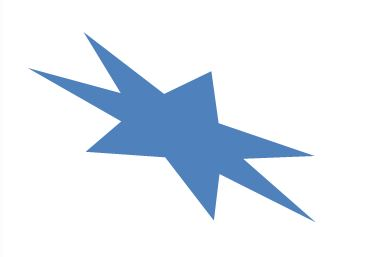
#> input picture Pycharm_folder/OpenCV_Sample/images/convexhull.jpg, 388 x 257 px, found by its file name
$ python -i convex_02.py   (imports and definitions only)
#> lines starting #> are read from the running program, lines starting #| are printed output that depends on the picture; after the words box and inside, x2 and y2 are one past the last pixel; in counts of white or black regions, pixels touching at a corner belong together
import numpy as np
import cv2

def convex_02():
    img = cv2.imread('images/convexhull.jpg')
#> img is the input picture: shape (257, 388, 3); mean B, G, R 244.6, 236.1, 228.6
    imgray = cv2.cvtColor(img, cv2.COLOR_BGR2GRAY)
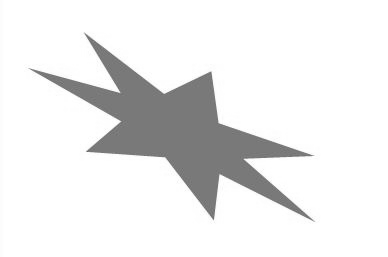
#> imgray: shape (257, 388); min 100, max 255, mean 234.8

    ret, thr = cv2.threshold(imgray, 127, 255, 0)
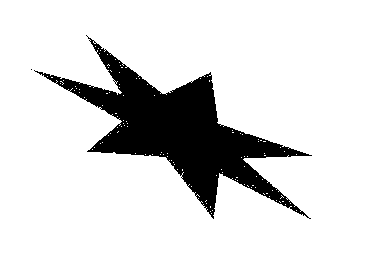
#> thr: shape (257, 388); 86% white; 2 black regions (1 under 20 px)
    contours, hierarchy = cv2.findContours(thr, cv2.RETR_TREE, cv2.CHAIN_APPROX_SIMPLE)
#> contours = 132 contours, 130 with area under 20; largest, box (x1, y1, x2, y2) and area: (0, 0, 388, 257) 99072, (34, 36, 313, 220) 14667

    cnt = contours[14]
#> cnt = contour of 672 points, box (x1, y1, x2, y2) (34, 36, 313, 220), area 14667

    x, y, w, h = cv2.boundingRect(cnt)
#> x = 34; y = 36; w = 279; h = 184
    cv2.rectangle(img, (x, y), (x+w, y+h), (0, 0, 255), 3)

    rect = cv2.minAreaRect(cnt)
#> rect = ((179.9, 128.2), (129.3, 311.4), -62)
    box = cv2.boxPoints(rect)
#> box = [[287, 258.4], [12.11, 112.2], [72.8, -1.96], [347.7, 144.2]]
    box = np.int0(box)
#> box = [[287, 258], [12, 112], [72, -1], [347, 144]]

    cv2.drawContours(img, [box], 0, (0, 255, 0), 3)
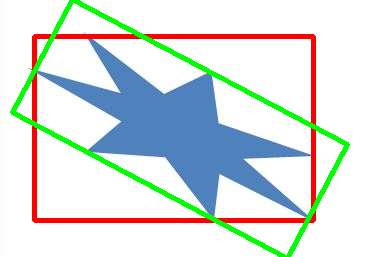
#> img: shape (257, 388, 3); mean B, G, R 222.7, 225.2, 217.8

    cv2.imshow('rectangle', img)
    cv2.waitKey(0)
    cv2.destroyAllWindows()

>>> result = convex_02()
